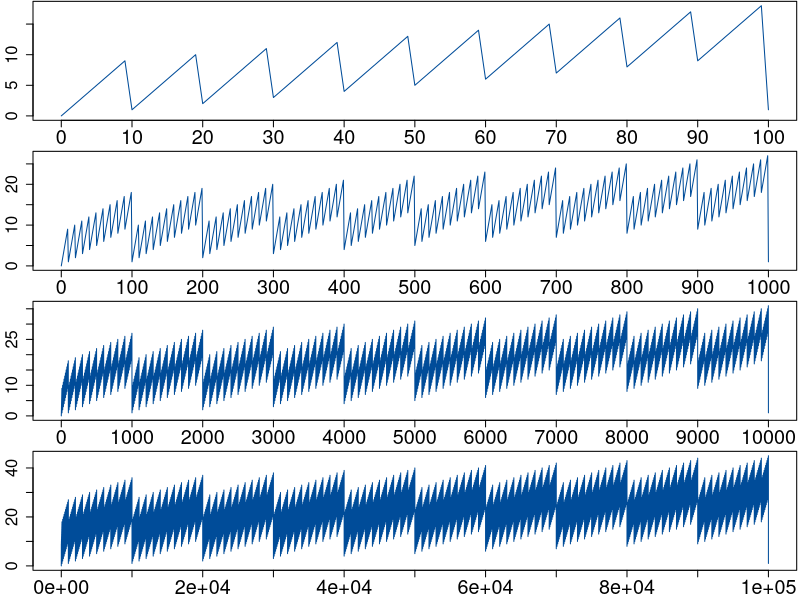

Write R code to recreate this figure.
digit_sum <- function(n) {
    if (n == 0)   {
        return(0)
    }
    
    else {
        n_sum = 0
        n_dig = log10(10*n)
        for (count_dig in 1:n_dig) {
            n_sum = n_sum + (n %% 10)
            n = floor(n/10)
            }
        return(n_sum)
    }
}

draw_sum <- function(x_num) {
    x = 0:x_num
    y = sapply(X = x, FUN = digit_sum)

    plot(x, y, type = 'n', xlim = c(0, x_num), xaxt = 'n', yaxt = 'n')
    lines(x, y, col = '#004C99')
    axis(1, at = 0:10 * x_num/10, cex.axis = 1.8)
    axis(2, cex.axis = 1.5)
}

par(mfrow=c(4,1), mar = c(2.25, 2.5, 0.1, 0.25))
draw_sum(100)
draw_sum(1000)
draw_sum(10000)
draw_sum(100000)